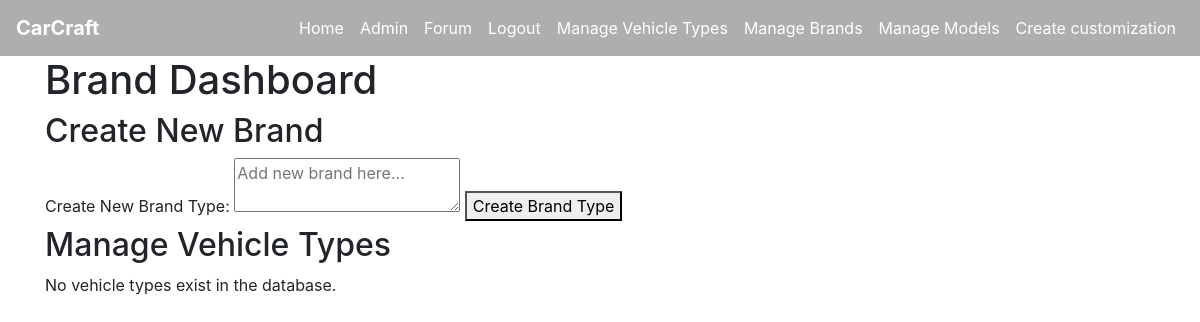
Page /brand_type (signed in) on the earlier database version.
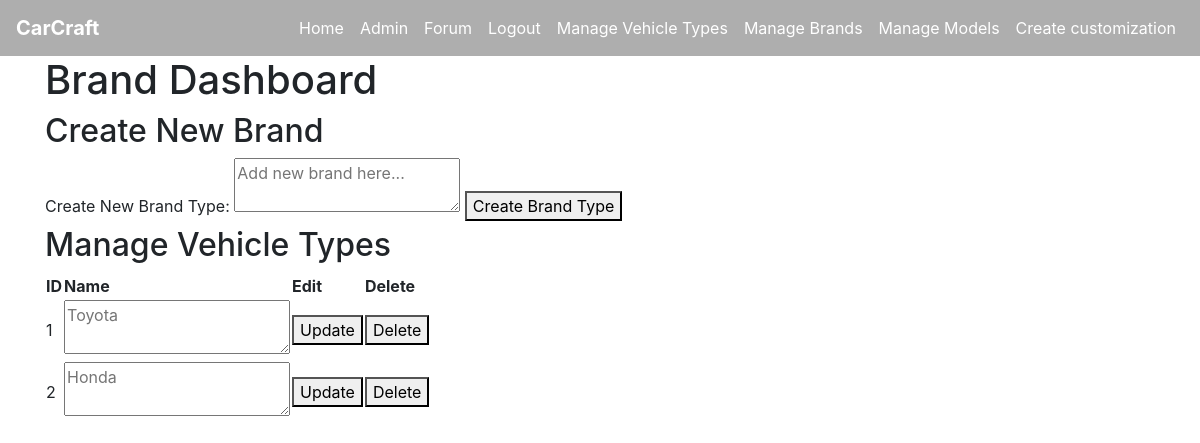
Same page on the later database version.
### tables this page shows
CREATE TABLE brand (
    brand_id INTEGER PRIMARY KEY AUTOINCREMENT,
    name VARCHAR(20)
);

### app.py (the view, shortened to what this page needs)
@app.route('/brand_type', methods=["GET", 'POST'])
@login_required
def brand_type():
    if not current_user.admin:
        flash('Access denied. Admin privileges required.')
        return redirect(url_for('home'))
    conn = get_db_connection()
    brands = conn.execute('SELECT * FROM brand').fetchall()
    return render_template('brand_type.html', brands=brands)

### app.py (called while the page is built)
def get_db_connection():
    conn = sqlite3.connect(DATABASE)
    conn.row_factory = sqlite3.Row  # This enables column access by name: row['column_name']
    return conn

@login_manager.user_loader
def load_user(user_id):
    return User.get(user_id)

    @staticmethod
    def get(user_id):
        conn = get_db_connection()
        user_data = conn.execute('SELECT * FROM user WHERE user_id = ?', (user_id,)).fetchone()
        conn.close()
        if user_data:
            return User(
                user_id=user_data['user_id'],
                username=user_data['username'],
                email=user_data['email'],
                password_hash=user_data['password_hash'],
                admin=bool(user_data['admin'])
            )
        return None

### templates/brand_type.html
{% extends "base.html" %}
{% block content %}
    <h1> Brand Dashboard </h1>
    <h2> Create New Brand </h2>
    <form method="POST">
        <label for="name">Create New Brand Type:</label>
        <textarea id="name" name="name" placeholder="Add new brand here..." maxlength="20" required></textarea>
        <button type="submit">Create Brand Type</button>
    </form>
    <h2> Manage Vehicle Types </h2>
    {% if brands %}
    <table>
        <thead>
            <th>ID</th>
            <th>Name</th>
            <th>Edit</th>
            <th>Delete</th>
        </thead>
        <tbody>
            {% for item in brands %}
                <tr>
                    <td> {{ item.brand_id }} </td>
                        <form method="POST" action="{{ url_for('brand_type_edit', brand_id=item.brand_id) }}">
                            <td>
                                <textarea id="name" name="name" placeholder="{{ item.name }}"  maxlength="20" required></textarea>
                            </td>
                            <td>
                                <button type="submit" onclick="return confirm('Are you sure you want to update this vehicle type?')">Update</button>
                            </td>
                        </form>
                    <td>
                        <form method="POST" action="{{ url_for('brand_type_delete', brand_id=item.brand_id) }}" style="display: inline;">
                            <button type="submit" onclick="return confirm('Are you sure you want to delete this brand type?')">Delete</button>
                        </form>
                    </td>
                </tr>
            {% endfor %}
        </tbody>
    </table>
    {% else %}
        <p> No vehicle types exist in the database. </p>
    {% endif %}
{% endblock %}

Differences in the rows shown:
added brand: brand_id "1", name "Toyota"
added brand: brand_id "2", name "Honda"
Other differences:
text no longer shown: "No vehicle types exist in the database."
text now shown: "ID Name Edit Delete"
